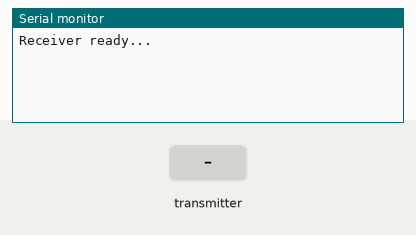
This sketch was run on a simulated Arduino Uno, built with avr-gcc and run on an emulated ATmega328P. Parts: the last lines printed to the serial monitor. The inputs (shaded band) are chosen by the test bench. No radio packets arrive unless stated.

Above: at 1.2 s.
1.3 s: the transmitter starts sending temperatureC = 0
At 1.37 s:
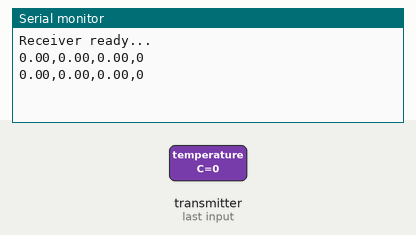
3.2 s: the transmitter starts sending humidity = 25
At 3.27 s:
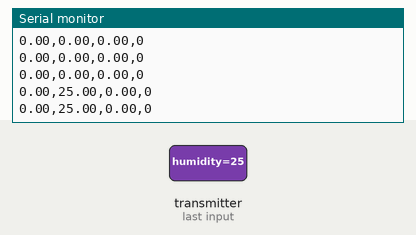
4.7 s: the transmitter starts sending distanceCM = 25
At 4.77 s:
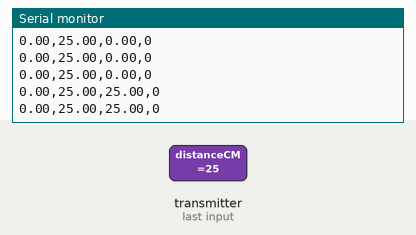
6.2 s: the transmitter starts sending waterLevel = 256
At 6.27 s:
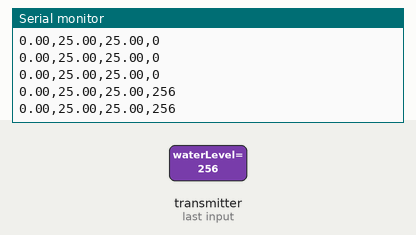
7.7 s: the transmitter starts sending temperatureC = 25
At 7.77 s:
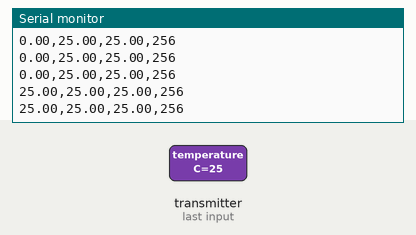
9.2 s: the transmitter starts sending humidity = 0
At 9.27 s:
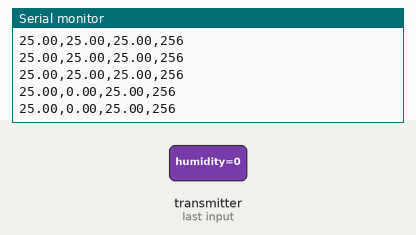

Measured:
- after the input at 1.3 s, the serial monitor: prints a new line at once (image 1)
- after the input at 3.2 s, the serial monitor: prints a new line at once (image 2)
- after the input at 4.7 s, the serial monitor: prints a new line at once (image 3)
- after the input at 6.2 s, the serial monitor: prints a new line at once (image 4)
- after the input at 7.7 s, the serial monitor: prints a new line at once (image 5)
- after the input at 9.2 s, the serial monitor: prints a new line at once (image 6)

The sketch:

Receiver.ino
```cpp
#include <SPI.h> // SPI สำหรับสื่อสารกับ nRF24L01
#include <nRF24L01.h> // สำหรับควบคุมโมดูล nRF24L01
#include <RF24.h> // RF24 ที่ช่วยให้ใช้งาน nRF24L01 ง่ายขึ้น

// CE = 9, CSN = 10
RF24 radio(9, 10);
const byte address[6] = "00001"; // address ของข้อมูล Transmitter และ Receiver ติดต่อกันได้

// Structure ตรงกับตัวส่งข้อมูล sensor 3 ตัว เพื่อรับค่าได้ถูกต้อง ผ่าน nRF24L01 ได้ในครั้งเดียว
struct SensorData
{
  float temperatureC;
  float humidity;
  float distanceCM;
  int waterLevel;
};

void setup()
{
  Serial.begin(115200);
  Serial.println("Receiver ready...");
  radio.begin();
  radio.openReadingPipe(0, address); // ตั้ง address pipe 0 เดียวกับตัวส่ง
  radio.setPALevel(RF24_PA_LOW);
  radio.startListening();            // เปิดโหมดฟังข้อมูลจาก Transmitter
}

void loop()
{
  if (radio.available())  // เช็คว่ามีข้อมูลจาก Transmitter หรือไม่
  {
    SensorData data;
    radio.read(&data, sizeof(data)); //อ่านข้อมูลทั้งหมดลงใน data

    // เพิ่ม/แก้ไขด้านล่าง หลังอ่านค่า sensor เรียบร้อย
    Serial.print(data.temperatureC);
    Serial.print(",");
    Serial.print(data.humidity);
    Serial.print(",");
    Serial.print(data.distanceCM);
    Serial.print(",");
    Serial.println(data.waterLevel);
  }
}
```
